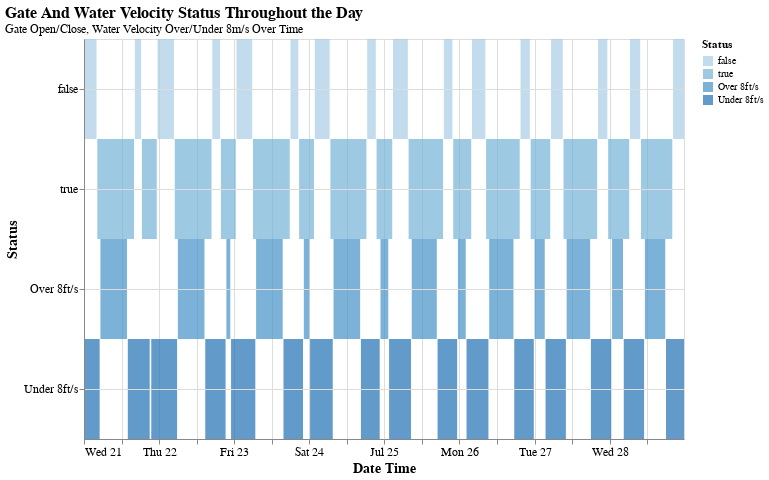

The code cell stored with this chart in its notebook:
### Code cell
joint_df = pd.concat([consecutive_streaks, consecutive_streaks_vel])

chart = alt.Chart(joint_df).mark_rect(size=20, opacity=0.7).encode(
    y=alt.Y('Status:O', title='Status', axis=alt.Axis(titleFontSize=14)),
    x=alt.X('min_datetime:T', title='Date Time', axis=alt.Axis(titleFontSize=14)),
    x2='max_datetime:T',
    color="Status:O",
    tooltip=[
        alt.Tooltip('Status:O', title='Status'),
        # alt.Tooltip('min_datetime:T', title='Start Time'),
        # alt.Tooltip('max_datetime:T', title='End Time'),
        alt.Tooltip('streak_duration:Q', title='Duration(hour)')]
).properties(
    title={
        "text": ["Gate And Water Velocity Status Throughout the Day"],
        "subtitle": "Gate Open/Close, Water Velocity Over/Under 8m/s Over Time",
        "fontSize": 16,
        "subtitleFontSize": 12,
        "anchor": "start",
        "color": "black"
    },
    width=600,
    height=400
).configure_axis(
    grid=True,
    labelFontSize=12,
    titleFontSize=14,
).configure_title(
    fontSize=18,
    anchor='start'
)

# Show the chart
chart.show()

### Figure 1 — Vega-Lite specification as saved in the notebook (floating-point values rounded to 4 significant figures)
{"config": {"view": {"continuousWidth": 300, "continuousHeight": 300}, "axis": {"grid": true, "labelFontSize": 12, "titleFontSize": 14}, "title": {"anchor": "start", "fontSize": 18}}, "data": {"name": "data-03df72a0726cda51121a3791c9b52e11"}, "mark": {"type": "rect", "opacity": 0.7, "size": 20}, "encoding": {"color": {"field": "Status", "type": "ordinal"}, "tooltip": [{"field": "Status", "title": "Status", "type": "ordinal"}, {"field": "streak_duration", "title": "Duration(hour)", "type": "quantitative"}], "x": {"axis": {"titleFontSize": 14}, "field": "min_datetime", "title": "Date Time", "type": "temporal"}, "x2": {"field": "max_datetime"}, "y": {"axis": {"titleFontSize": 14}, "field": "Status", "title": "Status", "type": "ordinal"}}, "height": 400, "title": {"text": ["Gate And Water Velocity Status Throughout the Day"], "subtitle": "Gate Open/Close, Water Velocity Over/Under 8m/s Over Time", "fontSize": 16, "subtitleFontSize": 12, "anchor": "start", "color": "black"}, "width": 600, "$schema": "https://vega.github.io/schema/vega-lite/v5.20.1.json", "datasets": {"data-03df72a0726cda51121a3791c9b52e11": [{"consecutive_groups": 1, "Status": false, "min_datetime": "2021-07-21T00:00:00", "max_datetime": "2021-07-21T04:00:00", "count": 17, "streak_duration": 4.25}, {"consecutive_groups": 2, "Status": true, "min_datetime": "2021-07-21T04:15:00", "max_datetime": "2021-07-21T16:00:00", "count": 48, "streak_duration": 12.0}, {"consecutive_groups": 3, "Status": false, "min_datetime": "2021-07-21T16:15:00", "max_datetime": "2021-07-21T18:15:00", "count": 9, "streak_duration": 2.25}, {"consecutive_groups": 4, "Status": true, "min_datetime": "2021-07-21T18:30:00", "max_datetime": "2021-07-21T23:15:00", "count": 20, "streak_duration": 5.0}, {"consecutive_groups": 5, "Status": false, "min_datetime": "2021-07-21T23:30:00", "max_datetime": "2021-07-22T04:45:00", "count": 22, "streak_duration": 5.5}, {"consecutive_groups": 6, "Status": true, "min_datetime": "2021-07-22T05:00:00", "max_datetime": "2021-07-22T16:45:00", "count": 48, "streak_duration": 12.0}, {"consecutive_groups": 7, "Status": false, "min_datetime": "2021-07-22T17:00:00", "max_datetime": "2021-07-22T19:30:00", "count": 11, "streak_duration": 2.75}, {"consecutive_groups": 8, "Status": true, "min_datetime": "2021-07-22T19:45:00", "max_datetime": "2021-07-23T00:30:00", "count": 20, "streak_duration": 5.0}, {"consecutive_groups": 9, "Status": false, "min_datetime": "2021-07-23T00:45:00", "max_datetime": "2021-07-23T05:45:00", "count": 21, "streak_duration": 5.25}, {"consecutive_groups": 10, "Status": true, "min_datetime": "2021-07-23T06:00:00", "max_datetime": "2021-07-23T17:45:00", "count": 48, "streak_duration": 12.0}, {"consecutive_groups": 11, "Status": false, "min_datetime": "2021-07-23T18:00:00", "max_datetime": "2021-07-23T20:30:00", "count": 11, "streak_duration": 2.75}, {"consecutive_groups": 12, "Status": true, "min_datetime": "2021-07-23T20:45:00", "max_datetime": "2021-07-24T01:30:00", "count": 20, "streak_duration": 5.0}, {"consecutive_groups": 13, "Status": false, "min_datetime": "2021-07-24T01:45:00", "max_datetime": "2021-07-24T06:30:00", "count": 20, "streak_duration": 5.0}, {"consecutive_groups": 14, "Status": true, "min_datetime": "2021-07-24T06:45:00", "max_datetime": "2021-07-24T18:15:00", "count": 47, "streak_duration": 11.75}, {"consecutive_groups": 15, "Status": false, "min_datetime": "2021-07-24T18:30:00", "max_datetime": "2021-07-24T21:15:00", "count": 12, "streak_duration": 3.0}, {"consecutive_groups": 16, "Status": true, "min_datetime": "2021-07-24T21:30:00", "max_datetime": "2021-07-25T02:30:00", "count": 21, "streak_duration": 5.25}, {"consecutive_groups": 17, "Status": false, "min_datetime": "2021-07-25T02:45:00", "max_datetime": "2021-07-25T07:30:00", "count": 20, "streak_duration": 5.0}, {"consecutive_groups": 18, "Status": true, "min_datetime": "2021-07-25T07:45:00", "max_datetime": "2021-07-25T18:45:00", "count": 45, "streak_duration": 11.25}, {"consecutive_groups": 19, "Status": false, "min_datetime": "2021-07-25T19:00:00", "max_datetime": "2021-07-25T21:45:00", "count": 12, "streak_duration": 3.0}, {"consecutive_groups": 20, "Status": true, "min_datetime": "2021-07-25T22:00:00", "max_datetime": "2021-07-26T03:45:00", "count": 24, "streak_duration": 6.0}, {"consecutive_groups": 21, "Status": false, "min_datetime": "2021-07-26T04:00:00", "max_datetime": "2021-07-26T08:15:00", "count": 18, "streak_duration": 4.5}, {"consecutive_groups": 22, "Status": true, "min_datetime": "2021-07-26T08:30:00", "max_datetime": "2021-07-26T19:15:00", "count": 44, "streak_duration": 11.0}, {"consecutive_groups": 23, "Status": false, "min_datetime": "2021-07-26T19:30:00", "max_datetime": "2021-07-26T22:30:00", "count": 13, "streak_duration": 3.25}, {"consecutive_groups": 24, "Status": true, "min_datetime": "2021-07-26T22:45:00", "max_datetime": "2021-07-27T05:00:00", "count": 26, "streak_duration": 6.5}, {"consecutive_groups": 25, "Status": false, "min_datetime": "2021-07-27T05:15:00", "max_datetime": "2021-07-27T09:00:00", "count": 16, "streak_duration": 4.0}, {"consecutive_groups": 26, "Status": true, "min_datetime": "2021-07-27T09:15:00", "max_datetime": "2021-07-27T20:00:00", "count": 44, "streak_duration": 11.0}, {"consecutive_groups": 27, "Status": false, "min_datetime": "2021-07-27T20:15:00", "max_datetime": "2021-07-27T23:15:00", "count": 13, "streak_duration": 3.25}, {"consecutive_groups": 28, "Status": true, "min_datetime": "2021-07-27T23:30:00", "max_datetime": "2021-07-28T06:15:00", "count": 28, "streak_duration": 7.0}, {"consecutive_groups": 29, "Status": false, "min_datetime": "2021-07-28T06:30:00", "max_datetime": "2021-07-28T09:45:00", "count": 14, "streak_duration": 3.5}, {"consecutive_groups": 30, "Status": true, "min_datetime": "2021-07-28T10:00:00", "max_datetime": "2021-07-28T20:00:00", "count": 41, "streak_duration": 10.25}, {"consecutive_groups": 31, "Status": false, "min_datetime": "2021-07-28T20:15:00", "max_datetime": "2021-07-28T23:45:00", "count": 15, "streak_duration": 3.75}, {"consecutive_groups": 1, "Status": "Under 8ft/s", "min_datetime": "2021-07-21T00:00:00", "max_datetime": "2021-07-21T05:00:00", "count": 21, "streak_duration": 5.25}, {"consecutive_groups": 2, "Status": "Over 8ft/s", "min_datetime": "2021-07-21T05:15:00", "max_datetime": "2021-07-21T13:45:00", "count": 35, "streak_duration": 8.75}, {"consecutive_groups": 3, "Status": "Under 8ft/s", "min_datetime": "2021-07-21T14:00:00", "max_datetime": "2021-07-21T21:00:00", "count": 29, "streak_duration": 7.25}, {"consecutive_groups": 4, "Status": "Over 8ft/s", "min_datetime": "2021-07-21T21:15:00", "max_datetime": "2021-07-21T21:15:00", "count": 1, "streak_duration": 0.25}, {"consecutive_groups": 5, "Status": "Under 8ft/s", "min_datetime": "2021-07-21T21:30:00", "max_datetime": "2021-07-22T05:45:00", "count": 34, "streak_duration": 8.5}, {"consecutive_groups": 6, "Status": "Over 8ft/s", "min_datetime": "2021-07-22T06:00:00", "max_datetime": "2021-07-22T14:30:00", "count": 35, "streak_duration": 8.75}, {"consecutive_groups": 7, "Status": "Under 8ft/s", "min_datetime": "2021-07-22T14:45:00", "max_datetime": "2021-07-22T21:15:00", "count": 27, "streak_duration": 6.75}, {"consecutive_groups": 8, "Status": "Over 8ft/s", "min_datetime": "2021-07-22T21:30:00", "max_datetime": "2021-07-22T22:45:00", "count": 6, "streak_duration": 1.5}, {"consecutive_groups": 9, "Status": "Under 8ft/s", "min_datetime": "2021-07-22T23:00:00", "max_datetime": "2021-07-23T06:45:00", "count": 32, "streak_duration": 8.0}, {"consecutive_groups": 10, "Status": "Over 8ft/s", "min_datetime": "2021-07-23T07:00:00", "max_datetime": "2021-07-23T15:30:00", "count": 35, "streak_duration": 8.75}, {"consecutive_groups": 11, "Status": "Under 8ft/s", "min_datetime": "2021-07-23T15:45:00", "max_datetime": "2021-07-23T22:00:00", "count": 26, "streak_duration": 6.5}, {"consecutive_groups": 12, "Status": "Over 8ft/s", "min_datetime": "2021-07-23T22:15:00", "max_datetime": "2021-07-24T00:00:00", "count": 8, "streak_duration": 2.0}, {"consecutive_groups": 13, "Status": "Under 8ft/s", "min_datetime": "2021-07-24T00:15:00", "max_datetime": "2021-07-24T07:30:00", "count": 30, "streak_duration": 7.5}, {"consecutive_groups": 14, "Status": "Over 8ft/s", "min_datetime": "2021-07-24T07:45:00", "max_datetime": "2021-07-24T16:15:00", "count": 35, "streak_duration": 8.75}, {"consecutive_groups": 15, "Status": "Under 8ft/s", "min_datetime": "2021-07-24T16:30:00", "max_datetime": "2021-07-24T22:30:00", "count": 25, "streak_duration": 6.25}, {"consecutive_groups": 16, "Status": "Over 8ft/s", "min_datetime": "2021-07-24T22:45:00", "max_datetime": "2021-07-25T01:15:00", "count": 11, "streak_duration": 2.75}, {"consecutive_groups": 17, "Status": "Under 8ft/s", "min_datetime": "2021-07-25T01:30:00", "max_datetime": "2021-07-25T08:30:00", "count": 29, "streak_duration": 7.25}, {"consecutive_groups": 18, "Status": "Over 8ft/s", "min_datetime": "2021-07-25T08:45:00", "max_datetime": "2021-07-25T16:45:00", "count": 33, "streak_duration": 8.25}, {"consecutive_groups": 19, "Status": "Under 8ft/s", "min_datetime": "2021-07-25T17:00:00", "max_datetime": "2021-07-25T23:15:00", "count": 26, "streak_duration": 6.5}, {"consecutive_groups": 20, "Status": "Over 8ft/s", "min_datetime": "2021-07-25T23:30:00", "max_datetime": "2021-07-26T02:00:00", "count": 11, "streak_duration": 2.75}, {"consecutive_groups": 21, "Status": "Under 8ft/s", "min_datetime": "2021-07-26T02:15:00", "max_datetime": "2021-07-26T09:15:00", "count": 29, "streak_duration": 7.25}, {"consecutive_groups": 22, "Status": "Over 8ft/s", "min_datetime": "2021-07-26T09:30:00", "max_datetime": "2021-07-26T17:15:00", "count": 32, "streak_duration": 8.0}, {"consecutive_groups": 23, "Status": "Under 8ft/s", "min_datetime": "2021-07-26T17:30:00", "max_datetime": "2021-07-26T23:45:00", "count": 26, "streak_duration": 6.5}, {"consecutive_groups": 24, "Status": "Over 8ft/s", "min_datetime": "2021-07-27T00:00:00", "max_datetime": "2021-07-27T03:15:00", "count": 14, "streak_duration": 3.5}, {"consecutive_groups": 25, "Status": "Under 8ft/s", "min_datetime": "2021-07-27T03:30:00", "max_datetime": "2021-07-27T10:00:00", "count": 27, "streak_duration": 6.75}, {"consecutive_groups": 26, "Status": "Over 8ft/s", "min_datetime": "2021-07-27T10:15:00", "max_datetime": "2021-07-27T17:45:00", "count": 31, "streak_duration": 7.75}, {"consecutive_groups": 27, "Status": "Under 8ft/s", "min_datetime": "2021-07-27T18:00:00", "max_datetime": "2021-07-28T00:30:00", "count": 27, "streak_duration": 6.75}, {"consecutive_groups": 28, "Status": "Over 8ft/s", "min_datetime": "2021-07-28T00:45:00", "max_datetime": "2021-07-28T04:15:00", "count": 15, "streak_duration": 3.75}, {"consecutive_groups": 29, "Status": "Under 8ft/s", "min_datetime": "2021-07-28T04:30:00", "max_datetime": "2021-07-28T11:00:00", "count": 27, "streak_duration": 6.75}, {"consecutive_groups": 30, "Status": "Over 8ft/s", "min_datetime": "2021-07-28T11:15:00", "max_datetime": "2021-07-28T17:45:00", "count": 27, "streak_duration": 6.75}, {"consecutive_groups": 31, "Status": "Under 8ft/s", "min_datetime": "2021-07-28T18:00:00", "max_datetime": "2021-07-28T23:45:00", "count": 24, "streak_duration": 6.0}]}}
